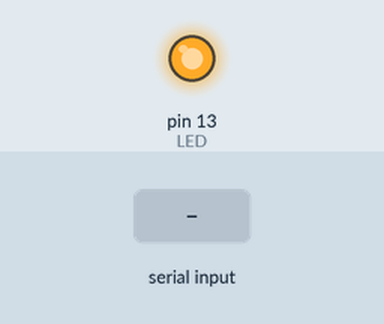
Recording of a sketch running on a simulated Arduino Uno, built with avr-gcc and run on an emulated ATmega328P. On the bench: output pins drawn as LEDs (lit = HIGH). Inputs (shaded band) come from the test bench.

Above: at 1.2 s.
1.3 s: "1\n" received over Serial
At 1.9 s:
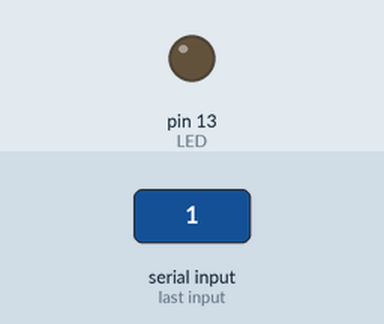
Timing chart, 0 to 4.3 s (numbered marks = the images above; inputs shaded):
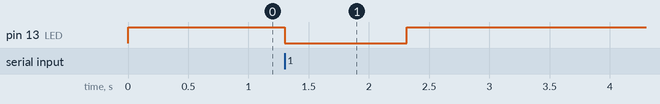

The sketch:

ToUnity.ino
```cpp
//
// https://qiita.com/hoktist/items/8e3ae56fd5f12c93dea8
//

const int LED = 13; //LEDは13番ピンのものを使用
int recieved;            //Unityから送られてくる値を格納する変数

void setup() {
  Serial.begin(9600);   //シリアルポートを9600bpsで開く
  pinMode(LED, OUTPUT); //ピンを出力に設定
 }

void loop() {

  if (Serial.available()>0){  //データが到着していたら
    recieved = Serial.parseInt();  //読み取って変数recievedへ
  }

  switch(recieved){
    case 0: // LED
      digitalWrite(LED, HIGH);
      break;
    case 1: // モーター
      digitalWrite(LED, LOW);
      break;
    case 2: // 音
      digitalWrite(LED, HIGH);
      break;
  }

  delay(10);

}
```

Measured:
- after the input at 1.3 s, pin 13 (LED): HIGH → LOW at once, → HIGH 1.0 s later
